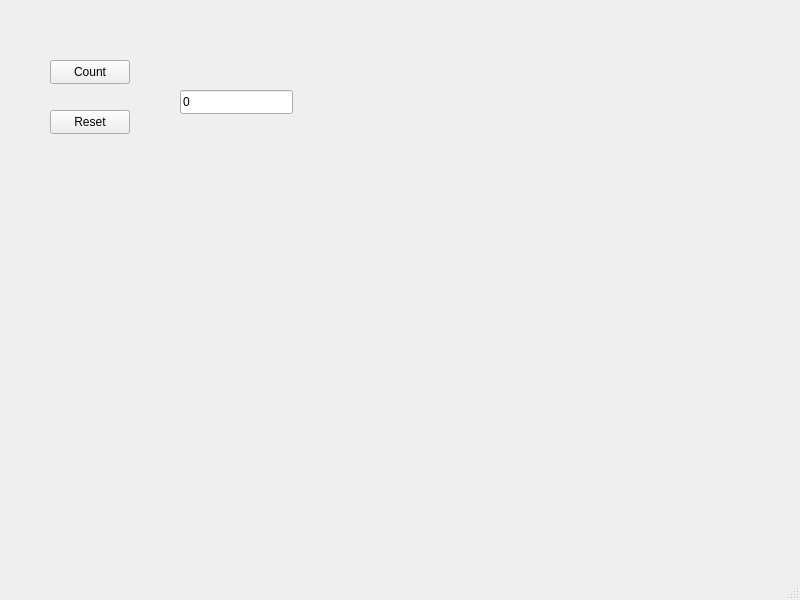
<?xml version="1.0" encoding="UTF-8"?>
<ui version="4.0">
 <class>MainWindow</class>
 <widget class="QMainWindow" name="MainWindow">
  <property name="geometry">
   <rect>
    <x>0</x>
    <y>0</y>
    <width>800</width>
    <height>600</height>
   </rect>
  </property>
  <property name="windowTitle">
   <string>Viikkotehtava Countter</string>
  </property>
  <widget class="QWidget" name="centralwidget">
   <widget class="QPushButton" name="CountButton">
    <property name="geometry">
     <rect>
      <x>50</x>
      <y>60</y>
      <width>80</width>
      <height>24</height>
     </rect>
    </property>
    <property name="text">
     <string>Count</string>
    </property>
   </widget>
   <widget class="QPushButton" name="resetButton">
    <property name="geometry">
     <rect>
      <x>50</x>
      <y>110</y>
      <width>80</width>
      <height>24</height>
     </rect>
    </property>
    <property name="text">
     <string>Reset</string>
    </property>
   </widget>
   <widget class="QLineEdit" name="countEdit">
    <property name="geometry">
     <rect>
      <x>180</x>
      <y>90</y>
      <width>113</width>
      <height>24</height>
     </rect>
    </property>
    <property name="text">
     <string>0</string>
    </property>
   </widget>
  </widget>
  <widget class="QMenuBar" name="menubar">
   <property name="geometry">
    <rect>
     <x>0</x>
     <y>0</y>
     <width>800</width>
     <height>21</height>
    </rect>
   </property>
  </widget>
  <widget class="QStatusBar" name="statusbar"/>
 </widget>
 <resources/>
 <connections/>
</ui>
